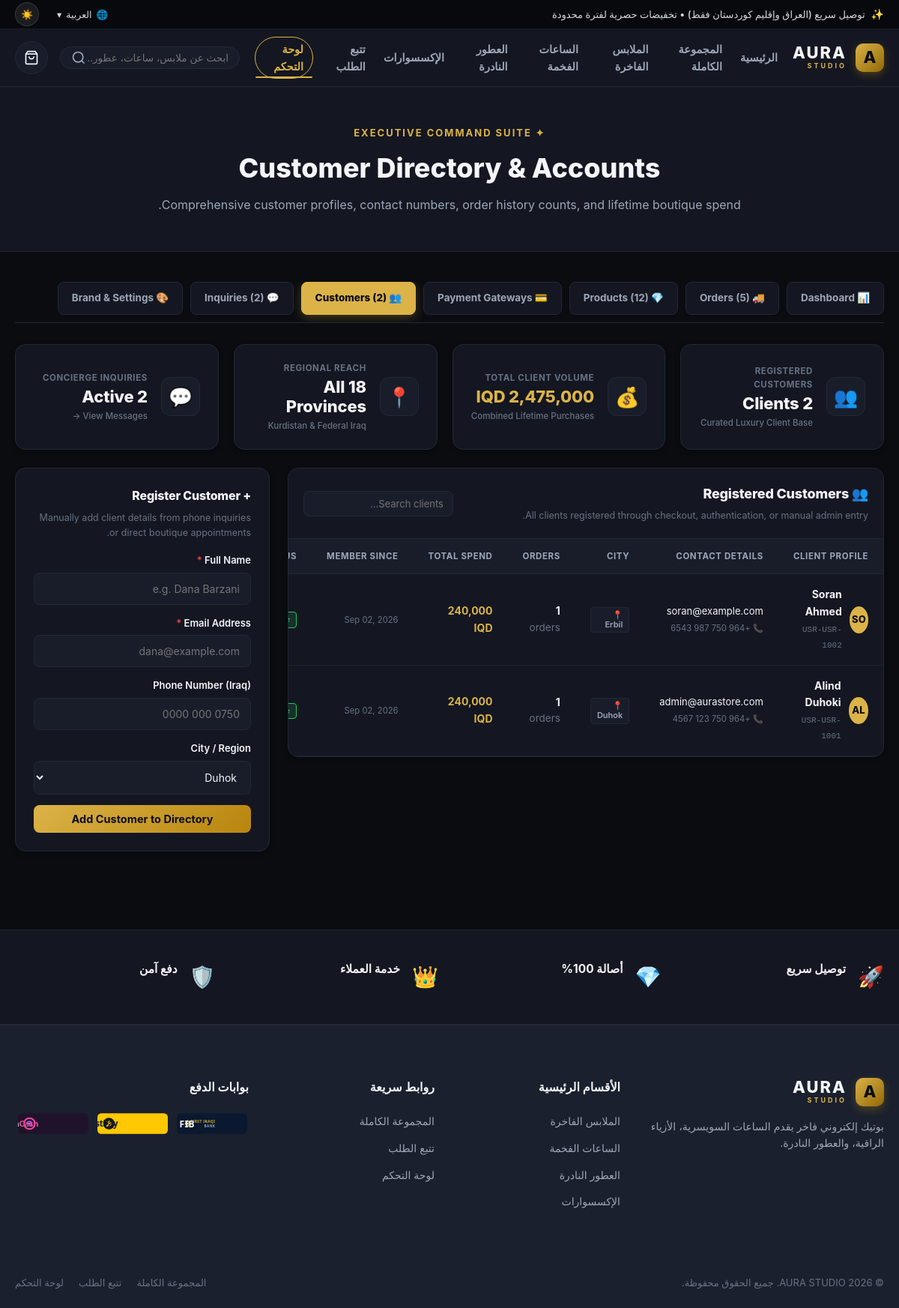
/admin/users.php?lang=ar, run on the app's committed database.
### tables this page shows
CREATE TABLE `users` (
  `id` INT UNSIGNED NOT NULL AUTO_INCREMENT,
  `user_code` VARCHAR(64) NOT NULL UNIQUE,
  `name` VARCHAR(255) NOT NULL,
  `email` VARCHAR(255) NOT NULL UNIQUE,
  `password_hash` VARCHAR(255) NOT NULL,
  `phone` VARCHAR(64) DEFAULT NULL,
  `city` VARCHAR(100) DEFAULT NULL,
  `address` TEXT DEFAULT NULL,
  `role` VARCHAR(50) NOT NULL DEFAULT "customer",
  `created_at` TIMESTAMP NOT NULL DEFAULT CURRENT_TIMESTAMP,
  PRIMARY KEY (`id`),
  KEY `idx_email` (`email`)
);

### database/db.php (called while the page is built, shortened)
<?php
function get_mysql_pdo() {
    static $pdo = null;
    if ($pdo !== null) {
        return $pdo;
    }
    try {
        $dsn = "mysql:host=" . MYSQL_HOST . ";port=" . MYSQL_PORT . ";dbname=" . MYSQL_DBNAME . ";charset=utf8mb4";
        $options = [
            PDO::ATTR_ERRMODE            => PDO::ERRMODE_EXCEPTION,
            PDO::ATTR_DEFAULT_FETCH_MODE => PDO::FETCH_ASSOC,
            PDO::ATTR_EMULATE_PREPARES   => false,
            PDO::ATTR_TIMEOUT            => 5,
        ];
        $pdo = new PDO($dsn, MYSQL_USER, MYSQL_PASSWORD, $options);
        return $pdo;
    } catch (Exception $e) {
        return null;
    }
}
function get_all_users() {
    $pdo = get_mysql_pdo();
    try {
        $stmt = $pdo->query("SELECT * FROM users ORDER BY id DESC");
        $rows = $stmt->fetchAll();
        $users = [];
        foreach ($rows as $r) {
            $users[] = [
                'id' => $r['user_code'],
                'name' => $r['name'],
                'email' => $r['email'],
                'password_hash' => $r['password_hash'],
                'role' => $r['role'],
                'phone' => $r['phone'],
                'city' => $r['city'],
                'address' => $r['address'],
                'created_at' => $r['created_at']
            ];
        }
        return $users;
    } catch (Exception $e) {
        return [];
    }
}
?>

### admin/users.php (the view, shortened to what this page needs)
<?php
require_once __DIR__ . '/../database/db.php';
$ordersList = get_all_orders();
$usersList = get_all_users();
$inquiriesList = get_all_inquiries();
$totalCustomerSpend = 0;
foreach ($ordersList as $o) {
    $totalCustomerSpend += ($o['total'] ?? 0);
}
require_once __DIR__ . '/../header.php';
?>
<div class="page-banner">
    <div class="container">
        <div class="page-banner-content">
            <span class="section-kicker">✦ Executive Command Suite</span>
            <h1 class="page-banner-title">Customer Directory & Accounts</h1>
            <p class="page-banner-subtitle">
                Comprehensive customer profiles, contact numbers, order history counts, and lifetime boutique spend.
            </p>
        </div>
    </div>
</div>
<section class="admin-section" style="padding: 40px 0 80px;">
    <div class="container">
        <?php require_once __DIR__ . '/nav.php'; ?>
        <div class="admin-metrics-grid" style="margin-bottom:24px;">
            <div class="admin-metric-card">
                <span class="m-icon">👥</span>
                <div class="m-info">
                    <span class="m-label">Registered Customers</span>
                    <strong class="m-value"><?php echo count($usersList); ?> Clients</strong>
                    <span class="iqd-price-pill">Curated Luxury Client Base</span>
                </div>
            </div>
            <div class="admin-metric-card">
                <span class="m-icon">💰</span>
                <div class="m-info">
                    <span class="m-label">Total Client Volume</span>
                    <strong class="m-value text-primary"><?php echo number_format($totalCustomerSpend); ?> IQD</strong>
                    <span class="iqd-price-pill">Combined Lifetime Purchases</span>
                </div>
            </div>
            <div class="admin-metric-card">
                <span class="m-icon">📍</span>
                <div class="m-info">
                    <span class="m-label">Regional Reach</span>
                    <strong class="m-value">All 18 Provinces</strong>
                    <span class="iqd-price-pill">Kurdistan & Federal Iraq</span>
                </div>
            </div>
            <div class="admin-metric-card">
                <span class="m-icon">💬</span>
                <div class="m-info">
                    <span class="m-label">Concierge Inquiries</span>
                    <strong class="m-value"><?php echo count($inquiriesList); ?> Active</strong>
                    <span class="iqd-price-pill"><a href="/admin/inquiries.php" style="color:inherit;">View Messages →</a></span>
                </div>
            </div>
        </div>
        <div style="display:grid; grid-template-columns:1fr 340px; gap:24px; align-items:start;">
            <div class="admin-table-card">
                <div class="admin-header-row" style="display:flex; justify-content:space-between; align-items:center; padding:20px; border-bottom:1px solid var(--border-color); flex-wrap:wrap; gap:12px;">
                    <div>
                        <h3 class="admin-card-title" style="margin:0; font-size:18px;">👥 Registered Customers</h3>
                        <p class="text-muted" style="margin:4px 0 0; font-size:12.5px;">All clients registered through checkout, authentication, or manual admin entry.</p>
                    </div>
                    <input type="text" id="userSearchInput" onkeyup="filterUsersTable()" placeholder="Search clients..." class="form-control" style="max-width:200px; padding:8px 12px; font-size:13px;">
                </div>
                <div class="table-responsive">
                    <table class="admin-table" id="usersTableMain">
                        <thead>
                            <tr>
                                <th>Client Profile</th>
                                <th>Contact Details</th>
                                <th>City</th>
                                <th>Orders</th>
                                <th>Total Spend</th>
                                <th>Member Since</th>
                                <th>Status</th>
                            </tr>
                        </thead>
                        <tbody>
                            <?php foreach ($usersList as $u):
                                $initials = strtoupper(substr($u['name'] ?? 'U', 0, 2));
                                $uPhone = $u['phone'] ?? '';
                            ?>
                                <tr data-search="<?php echo htmlspecialchars(strtolower(($u['name'] ?? '') . ' ' . ($u['email'] ?? '') . ' ' . ($u['phone'] ?? '') . ' ' . ($u['city'] ?? ''))); ?>">
                                    <td>
                                        <div style="display:flex; align-items:center; gap:10px;">
                                            <div style="width:36px; height:36px; border-radius:50%; background:var(--accent-gold); color:#0c0e14; display:flex; align-items:center; justify-content:center; font-weight:800; font-size:13px;">
                                                <?php echo $initials; ?>
                                            </div>
                                            <div>
                                                <strong style="color:var(--text-primary); font-size:14px;"><?php echo htmlspecialchars($u['name']); ?></strong><br>
                                                <code style="font-size:11px; color:var(--text-muted);"><?php echo htmlspecialchars($u['user_code'] ?? ('USR-' . str_pad($u['id'], 3, '0', STR_PAD_LEFT))); ?></code>
                                            </div>
                                        </div>
                                    </td>
                                    <td>
                                        <span style="font-size:13px;"><?php echo htmlspecialchars($u['email']); ?></span><br>
                                        <small class="text-muted">📞 <?php echo htmlspecialchars($uPhone); ?></small>
                                    </td>
                                    <td>
                                        <span class="badge-tag" style="font-weight:600;">📍 <?php echo htmlspecialchars($u['city'] ?? 'Duhok'); ?></span>
                                    </td>
                                    <td>
                                        <strong style="font-size:14px;"><?php echo $u['orders_count'] ?? 1; ?></strong> <span class="text-muted">orders</span>
                                    </td>
                                    <td>
                                        <strong style="color:var(--accent-gold); font-size:14px;"><?php echo number_format($u['total_spent'] ?? 240000); ?> IQD</strong>
                                    </td>
                                    <td>
                                        <small class="text-muted"><?php echo !empty($u['created_at']) ? date('M d, Y', strtotime($u['created_at'])) : 'Active Member'; ?></small>
                                    </td>
                                    <td>
                                        <span class="badge-tag" style="background:rgba(34,197,94,0.15); color:#22c55e; border-color:#22c55e; font-weight:700;">Active</span>
                                    </td>
                                </tr>
                            <?php endforeach; ?>
                        </tbody>
                    </table>
                </div>
            </div>
            <div class="admin-form-card">
                <h3 class="admin-card-title" style="font-size:16px; margin-bottom:6px;">+ Register Customer</h3>
                <p class="text-muted" style="font-size:12.5px; margin-bottom:16px;">Manually add client details from phone inquiries or direct boutique appointments.</p>
                <form action="/admin/users.php" method="POST">
                    <div class="form-group mb-14">
                        <label>Full Name <span class="text-danger">*</span></label>
                        <input type="text" name="user_name" required class="form-control" placeholder="e.g. Dana Barzani">
                    </div>
                    <div class="form-group mb-14">
                        <label>Email Address <span class="text-danger">*</span></label>
                        <input type="email" name="user_email" required class="form-control" placeholder="dana@example.com">
                    </div>
                    <div class="form-group mb-14">
                        <label>Phone Number (Iraq)</label>
                        <input type="text" name="user_phone" class="form-control" placeholder="0750 000 0000">
                    </div>
                    <div class="form-group mb-14">
                        <label>City / Region</label>
                        <select name="user_city" class="form-control">
                            <option value="Duhok">Duhok</option>
                        </select>
                    </div>
                    <button type="submit" class="btn btn-primary btn-luxury w-100" style="padding:10px;">
                        Add Customer to Directory
                    </button>
                </form>
            </div>
        </div>
    </div>
</section>
<?php require_once __DIR__ . '/../footer.php'; ?>

### admin/admin.css (style rules this page uses)
.page-admin { background-color: var(--bg-body, #0a0c10); color: var(--text-primary, #f1f3f7); min-height: 100vh; }
.admin-section { padding: 32px 0 80px; }
.admin-metrics-grid { display: grid; grid-template-columns: repeat(4, 1fr); gap: 20px; margin-bottom: 28px; }
.admin-metric-card { background: var(--bg-card, #12151f); border: 1px solid var(--border-color, rgba(255, 255, 255, 0.08)); border-radius: var(--radius-md, 12px); padding: 22px 24px; display: flex; align-items: center; gap: 18px; box-shadow: var(--shadow-sm, 0 2px 8px rgba(0, 0, 0, 0.2)); transition: transform 0.2s ease, border-color 0.2s ease, box-shadow 0.2s ease; }
.admin-metric-card .m-icon { font-size: 26px; width: 52px; height: 52px; border-radius: 12px; background: var(--bg-subtle, rgba(255, 255, 255, 0.04)); border: 1px solid var(--border-color, rgba(255, 255, 255, 0.08)); display: flex; align-items: center; justify-content: center; flex-shrink: 0; }
.admin-metric-card .m-info { display: flex; flex-direction: column; gap: 3px; min-width: 0; }
.admin-metric-card .m-label { font-size: 11.5px; color: var(--text-muted, #64748b); text-transform: uppercase; font-weight: 700; letter-spacing: 0.6px; display: block; }
.admin-metric-card .m-value { font-size: 22px; font-weight: 800; color: var(--text-primary, #ffffff); line-height: 1.2; letter-spacing: -0.2px; }
.admin-table-card, .admin-form-card { background: var(--bg-card, #12151f); border: 1px solid var(--border-color, rgba(255, 255, 255, 0.08)); border-radius: var(--radius-md, 12px); box-shadow: var(--shadow-sm, 0 2px 8px rgba(0, 0, 0, 0.2)); overflow: hidden; margin-bottom: 24px; }
.admin-form-card { padding: 24px; }
.admin-header-row { display: flex; justify-content: space-between; align-items: center; padding: 20px 24px; border-bottom: 1px solid var(--border-color, rgba(255, 255, 255, 0.08)); background: var(--bg-surface, #141721); flex-wrap: wrap; gap: 14px; }
.admin-card-title { margin: 0; font-size: 18px; font-weight: 800; color: var(--text-primary, #ffffff); letter-spacing: -0.2px; display: flex; align-items: center; gap: 10px; }
.table-responsive { width: 100%; overflow-x: auto; -webkit-overflow-scrolling: touch; }
.admin-table { width: 100%; border-collapse: collapse; text-align: left; }
[dir="rtl"] .admin-table { text-align: right; }
.admin-table th { background: var(--bg-subtle, rgba(255, 255, 255, 0.03)); padding: 14px 20px; font-size: 11.5px; font-weight: 700; color: var(--text-secondary, #94a3b8); text-transform: uppercase; letter-spacing: 0.6px; border-bottom: 1px solid var(--border-color, rgba(255, 255, 255, 0.08)); white-space: nowrap; }
.admin-table td { padding: 16px 20px; border-bottom: 1px solid var(--border-subtle, rgba(255, 255, 255, 0.04)); font-size: 13.5px; vertical-align: middle; color: var(--text-primary, #ffffff); }
.admin-table tbody tr { transition: background 0.15s ease; }

### data on the page
users: name "SO", name "Soran Ahmed", user_code "USR-USR-1002", email "soran@example.com", phone "+964 750 987 6543", city "Erbil", orders_count "1", total_spent "240,000", created_at "Sep 02, 2026"
users: name "AL", name "Alind Duhoki", user_code "USR-USR-1001", email "admin@aurastore.com", phone "+964 750 123 4567", city "Duhok", orders_count "1", total_spent "240,000", created_at "Sep 02, 2026"

### other printed values
$announcementText "توصيل سريع (العراق وإقليم كوردستان فقط) • تخفيضات حصرية لفترة محدودة"
$logoEmblem "A"
$logoMain "AURA"
$logoSub "STUDIO"
t('nav_home', $lang) "الرئيسية"
t('nav_shop', $lang) "المجموعة الكاملة"
t('nav_clothes', $lang) "الملابس الفاخرة"
t('nav_watches', $lang) "الساعات الفخمة"
t('nav_perfumes', $lang) "العطور النادرة"
t('nav_accessories', $lang) "الإكسسوارات"
t('nav_track', $lang) "تتبع الطلب"
t('nav_admin', $lang) "لوحة التحكم"
count($ordersList) "5"
count($productsList) "12"
count($usersList) "2"
